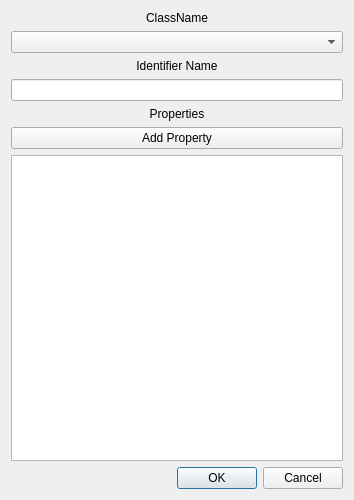
<ui version="4.0" >
 <class>Dialog</class>
 <widget class="QDialog" name="Dialog" >
  <property name="geometry" >
   <rect>
    <x>0</x>
    <y>0</y>
    <width>354</width>
    <height>500</height>
   </rect>
  </property>
  <property name="windowTitle" >
   <string>Dialog</string>
  </property>
  <layout class="QGridLayout" name="gridLayout" >
   <item row="2" column="0" >
    <widget class="QLabel" name="label_2" >
     <property name="text" >
      <string>Identifier Name</string>
     </property>
     <property name="alignment" >
      <set>Qt::AlignCenter</set>
     </property>
     <property name="buddy" >
      <cstring>lineEdit</cstring>
     </property>
    </widget>
   </item>
   <item row="3" column="0" >
    <widget class="QLineEdit" name="lineEdit" />
   </item>
   <item row="4" column="0" >
    <widget class="QLabel" name="label_3" >
     <property name="text" >
      <string>Properties</string>
     </property>
     <property name="alignment" >
      <set>Qt::AlignCenter</set>
     </property>
     <property name="buddy" >
      <cstring>pushButton</cstring>
     </property>
    </widget>
   </item>
   <item row="5" column="0" >
    <widget class="QPushButton" name="pushButton" >
     <property name="layoutDirection" >
      <enum>Qt::LeftToRight</enum>
     </property>
     <property name="text" >
      <string>Add Property</string>
     </property>
    </widget>
   </item>
   <item row="6" column="0" >
    <widget class="QListView" name="listView" />
   </item>
   <item row="7" column="0" >
    <widget class="QDialogButtonBox" name="buttonBox" >
     <property name="standardButtons" >
      <set>QDialogButtonBox::Cancel|QDialogButtonBox::Ok</set>
     </property>
    </widget>
   </item>
   <item row="1" column="0" >
    <widget class="QComboBox" name="comboBox" />
   </item>
   <item row="0" column="0" >
    <widget class="QLabel" name="label" >
     <property name="text" >
      <string>ClassName</string>
     </property>
     <property name="alignment" >
      <set>Qt::AlignCenter</set>
     </property>
     <property name="buddy" >
      <cstring>comboBox</cstring>
     </property>
    </widget>
   </item>
  </layout>
 </widget>
 <tabstops>
  <tabstop>comboBox</tabstop>
  <tabstop>lineEdit</tabstop>
  <tabstop>pushButton</tabstop>
  <tabstop>listView</tabstop>
  <tabstop>buttonBox</tabstop>
 </tabstops>
 <resources/>
 <connections>
  <connection>
   <sender>buttonBox</sender>
   <signal>accepted()</signal>
   <receiver>Dialog</receiver>
   <slot>accept()</slot>
   <hints>
    <hint type="sourcelabel" >
     <x>301</x>
     <y>469</y>
    </hint>
    <hint type="destinationlabel" >
     <x>329</x>
     <y>478</y>
    </hint>
   </hints>
  </connection>
  <connection>
   <sender>buttonBox</sender>
   <signal>rejected()</signal>
   <receiver>Dialog</receiver>
   <slot>reject()</slot>
   <hints>
    <hint type="sourcelabel" >
     <x>208</x>
     <y>470</y>
    </hint>
    <hint type="destinationlabel" >
     <x>205</x>
     <y>485</y>
    </hint>
   </hints>
  </connection>
 </connections>
</ui>
